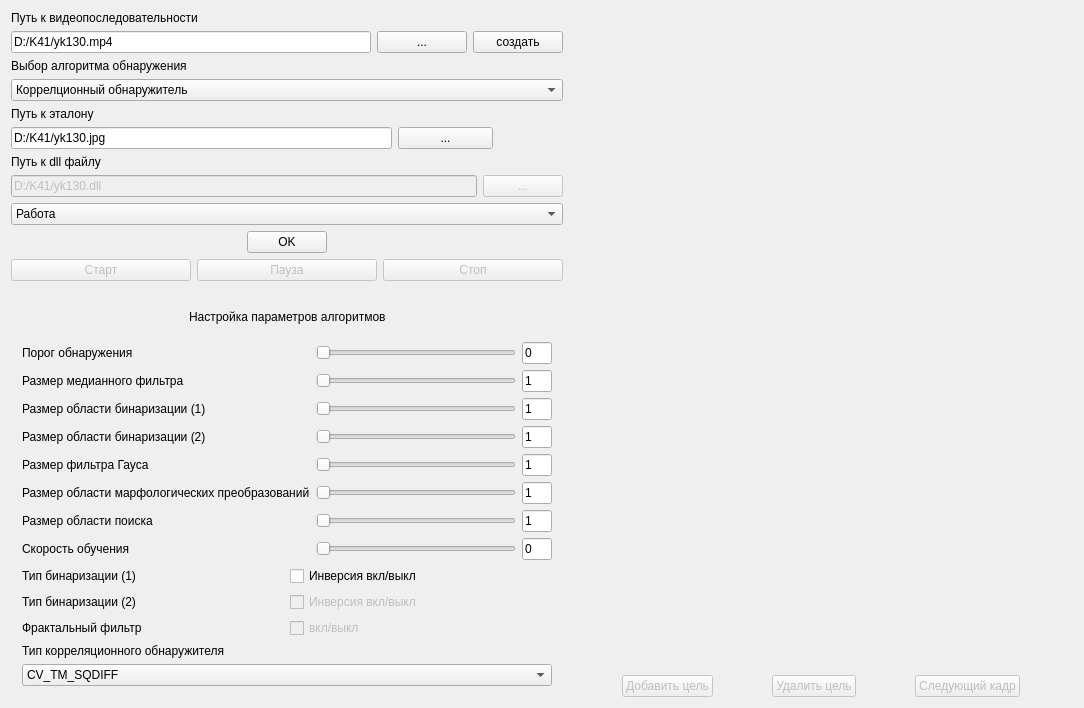
<?xml version="1.0" encoding="UTF-8"?>
<ui version="4.0">
 <class>QtAlgoritmAnalisClass</class>
 <widget class="QWidget" name="QtAlgoritmAnalisClass">
  <property name="geometry">
   <rect>
    <x>0</x>
    <y>0</y>
    <width>1084</width>
    <height>708</height>
   </rect>
  </property>
  <property name="windowTitle">
   <string>Исследовательский инструментарий</string>
  </property>
  <layout class="QHBoxLayout" name="horizontalLayout_10" stretch="0,1">
   <item>
    <layout class="QVBoxLayout" name="verticalLayout_8">
     <item>
      <layout class="QVBoxLayout" name="verticalLayout_3">
       <item>
        <widget class="QLabel" name="label">
         <property name="text">
          <string>Путь к видеопоследовательности</string>
         </property>
        </widget>
       </item>
       <item>
        <layout class="QHBoxLayout" name="horizontalLayout">
         <item>
          <widget class="QLineEdit" name="lineEdit_videoName">
           <property name="sizePolicy">
            <sizepolicy hsizetype="Expanding" vsizetype="Fixed">
             <horstretch>4</horstretch>
             <verstretch>0</verstretch>
            </sizepolicy>
           </property>
           <property name="text">
            <string>D:/K41/yk130.mp4</string>
           </property>
          </widget>
         </item>
         <item>
          <widget class="QPushButton" name="pushButton_toVideo">
           <property name="sizePolicy">
            <sizepolicy hsizetype="Minimum" vsizetype="Fixed">
             <horstretch>1</horstretch>
             <verstretch>0</verstretch>
            </sizepolicy>
           </property>
           <property name="text">
            <string>...</string>
           </property>
          </widget>
         </item>
         <item>
          <widget class="QPushButton" name="PB_createNewVideo">
           <property name="sizePolicy">
            <sizepolicy hsizetype="Minimum" vsizetype="Fixed">
             <horstretch>1</horstretch>
             <verstretch>0</verstretch>
            </sizepolicy>
           </property>
           <property name="text">
            <string>создать</string>
           </property>
          </widget>
         </item>
        </layout>
       </item>
       <item>
        <widget class="QLabel" name="label_2">
         <property name="text">
          <string>Выбор алгоритма обнаружения</string>
         </property>
        </widget>
       </item>
       <item>
        <widget class="QComboBox" name="comboBox_processingType">
         <property name="acceptDrops">
          <bool>true</bool>
         </property>
         <item>
          <property name="text">
           <string>Коррелционный обнаружитель</string>
          </property>
         </item>
         <item>
          <property name="text">
           <string>Алгоритм локальных гистограмм</string>
          </property>
         </item>
         <item>
          <property name="text">
           <string>Алгоритм вычитания фона</string>
          </property>
         </item>
         <item>
          <property name="text">
           <string>Алгоритм обнаружения в условиях априорной неопределённости</string>
          </property>
         </item>
         <item>
          <property name="text">
           <string>dll файл</string>
          </property>
         </item>
        </widget>
       </item>
       <item>
        <widget class="QLabel" name="label_3">
         <property name="text">
          <string>Путь к эталону</string>
         </property>
        </widget>
       </item>
       <item>
        <layout class="QHBoxLayout" name="horizontalLayout_2">
         <item>
          <widget class="QLineEdit" name="lineEdit_masterFileName">
           <property name="sizePolicy">
            <sizepolicy hsizetype="Expanding" vsizetype="Fixed">
             <horstretch>4</horstretch>
             <verstretch>0</verstretch>
            </sizepolicy>
           </property>
           <property name="text">
            <string>D:/K41/yk130.jpg</string>
           </property>
          </widget>
         </item>
         <item>
          <widget class="QPushButton" name="pushButton_toMasterFile">
           <property name="enabled">
            <bool>true</bool>
           </property>
           <property name="sizePolicy">
            <sizepolicy hsizetype="Minimum" vsizetype="Fixed">
             <horstretch>1</horstretch>
             <verstretch>0</verstretch>
            </sizepolicy>
           </property>
           <property name="text">
            <string>...</string>
           </property>
          </widget>
         </item>
         <item>
          <spacer name="horizontalSpacer_5">
           <property name="orientation">
            <enum>Qt::Horizontal</enum>
           </property>
           <property name="sizeType">
            <enum>QSizePolicy::Preferred</enum>
           </property>
           <property name="sizeHint" stdset="0">
            <size>
             <width>70</width>
             <height>20</height>
            </size>
           </property>
          </spacer>
         </item>
        </layout>
       </item>
       <item>
        <widget class="QLabel" name="label_17">
         <property name="text">
          <string>Путь к dll файлу</string>
         </property>
        </widget>
       </item>
       <item>
        <layout class="QHBoxLayout" name="horizontalLayout_3">
         <item>
          <widget class="QLineEdit" name="lineEdit_dllFile">
           <property name="enabled">
            <bool>false</bool>
           </property>
           <property name="text">
            <string>D:/K41/yk130.dll</string>
           </property>
          </widget>
         </item>
         <item>
          <widget class="QPushButton" name="pushButton_toDllFile">
           <property name="enabled">
            <bool>false</bool>
           </property>
           <property name="text">
            <string>...</string>
           </property>
          </widget>
         </item>
        </layout>
       </item>
       <item>
        <widget class="QComboBox" name="comboBox_workType">
         <property name="sizePolicy">
          <sizepolicy hsizetype="Preferred" vsizetype="Fixed">
           <horstretch>0</horstretch>
           <verstretch>0</verstretch>
          </sizepolicy>
         </property>
         <item>
          <property name="text">
           <string>Работа</string>
          </property>
         </item>
         <item>
          <property name="text">
           <string>Анализ работы алгоритма</string>
          </property>
         </item>
        </widget>
       </item>
       <item>
        <layout class="QVBoxLayout" name="verticalLayout">
         <item>
          <layout class="QHBoxLayout" name="horizontalLayout_5">
           <item>
            <spacer name="horizontalSpacer">
             <property name="orientation">
              <enum>Qt::Horizontal</enum>
             </property>
             <property name="sizeHint" stdset="0">
              <size>
               <width>40</width>
               <height>20</height>
              </size>
             </property>
            </spacer>
           </item>
           <item>
            <widget class="QPushButton" name="PB_ok">
             <property name="sizePolicy">
              <sizepolicy hsizetype="Minimum" vsizetype="Fixed">
               <horstretch>0</horstretch>
               <verstretch>0</verstretch>
              </sizepolicy>
             </property>
             <property name="text">
              <string>OK</string>
             </property>
            </widget>
           </item>
           <item>
            <spacer name="horizontalSpacer_2">
             <property name="orientation">
              <enum>Qt::Horizontal</enum>
             </property>
             <property name="sizeHint" stdset="0">
              <size>
               <width>40</width>
               <height>20</height>
              </size>
             </property>
            </spacer>
           </item>
          </layout>
         </item>
         <item>
          <layout class="QHBoxLayout" name="horizontalLayout_4">
           <item>
            <widget class="QPushButton" name="PB_start">
             <property name="enabled">
              <bool>false</bool>
             </property>
             <property name="sizePolicy">
              <sizepolicy hsizetype="Minimum" vsizetype="Fixed">
               <horstretch>1</horstretch>
               <verstretch>0</verstretch>
              </sizepolicy>
             </property>
             <property name="text">
              <string>Старт</string>
             </property>
            </widget>
           </item>
           <item>
            <widget class="QPushButton" name="pushButton_Pause">
             <property name="enabled">
              <bool>false</bool>
             </property>
             <property name="sizePolicy">
              <sizepolicy hsizetype="Minimum" vsizetype="Fixed">
               <horstretch>1</horstretch>
               <verstretch>0</verstretch>
              </sizepolicy>
             </property>
             <property name="text">
              <string>Пауза</string>
             </property>
            </widget>
           </item>
           <item>
            <widget class="QPushButton" name="pushButton_Stop">
             <property name="enabled">
              <bool>false</bool>
             </property>
             <property name="sizePolicy">
              <sizepolicy hsizetype="Minimum" vsizetype="Fixed">
               <horstretch>1</horstretch>
               <verstretch>0</verstretch>
              </sizepolicy>
             </property>
             <property name="text">
              <string>Стоп</string>
             </property>
            </widget>
           </item>
          </layout>
         </item>
        </layout>
       </item>
      </layout>
     </item>
     <item>
      <widget class="QStackedWidget" name="stackedWidget_algoritmParams">
       <property name="currentIndex">
        <number>0</number>
       </property>
       <widget class="QWidget" name="page_builtInAlgoritms">
        <layout class="QVBoxLayout" name="verticalLayout_6">
         <item>
          <layout class="QVBoxLayout" name="verticalLayout_4">
           <item>
            <layout class="QHBoxLayout" name="horizontalLayout_6">
             <item>
              <spacer name="horizontalSpacer_3">
               <property name="orientation">
                <enum>Qt::Horizontal</enum>
               </property>
               <property name="sizeHint" stdset="0">
                <size>
                 <width>40</width>
                 <height>20</height>
                </size>
               </property>
              </spacer>
             </item>
             <item>
              <widget class="QLabel" name="label_4">
               <property name="text">
                <string>Настройка параметров алгоритмов</string>
               </property>
              </widget>
             </item>
             <item>
              <spacer name="horizontalSpacer_4">
               <property name="orientation">
                <enum>Qt::Horizontal</enum>
               </property>
               <property name="sizeHint" stdset="0">
                <size>
                 <width>40</width>
                 <height>20</height>
                </size>
               </property>
              </spacer>
             </item>
            </layout>
           </item>
           <item>
            <layout class="QGridLayout" name="gridLayout">
             <item row="6" column="0">
              <widget class="QLabel" name="label_13">
               <property name="text">
                <string>Размер области поиска</string>
               </property>
              </widget>
             </item>
             <item row="0" column="2">
              <widget class="QLineEdit" name="lineEdit_thresh">
               <property name="sizePolicy">
                <sizepolicy hsizetype="Fixed" vsizetype="Fixed">
                 <horstretch>0</horstretch>
                 <verstretch>0</verstretch>
                </sizepolicy>
               </property>
               <property name="minimumSize">
                <size>
                 <width>30</width>
                 <height>0</height>
                </size>
               </property>
               <property name="maximumSize">
                <size>
                 <width>30</width>
                 <height>16777215</height>
                </size>
               </property>
               <property name="text">
                <string>0</string>
               </property>
              </widget>
             </item>
             <item row="2" column="1">
              <widget class="QSlider" name="horizontalSlider_Bin_1">
               <property name="enabled">
                <bool>false</bool>
               </property>
               <property name="minimumSize">
                <size>
                 <width>200</width>
                 <height>0</height>
                </size>
               </property>
               <property name="orientation">
                <enum>Qt::Horizontal</enum>
               </property>
              </widget>
             </item>
             <item row="7" column="2">
              <widget class="QLineEdit" name="lineEdit_learnSpeed">
               <property name="sizePolicy">
                <sizepolicy hsizetype="Fixed" vsizetype="Fixed">
                 <horstretch>0</horstretch>
                 <verstretch>0</verstretch>
                </sizepolicy>
               </property>
               <property name="minimumSize">
                <size>
                 <width>30</width>
                 <height>0</height>
                </size>
               </property>
               <property name="maximumSize">
                <size>
                 <width>30</width>
                 <height>16777215</height>
                </size>
               </property>
               <property name="text">
                <string>0</string>
               </property>
              </widget>
             </item>
             <item row="7" column="0">
              <widget class="QLabel" name="label_14">
               <property name="text">
                <string>Скорость обучения</string>
               </property>
              </widget>
             </item>
             <item row="3" column="0">
              <widget class="QLabel" name="label_8">
               <property name="text">
                <string>Размер области бинаризации (2)</string>
               </property>
              </widget>
             </item>
             <item row="3" column="2">
              <widget class="QLineEdit" name="lineEdit_Bin_2">
               <property name="sizePolicy">
                <sizepolicy hsizetype="Fixed" vsizetype="Fixed">
                 <horstretch>0</horstretch>
                 <verstretch>0</verstretch>
                </sizepolicy>
               </property>
               <property name="minimumSize">
                <size>
                 <width>30</width>
                 <height>0</height>
                </size>
               </property>
               <property name="maximumSize">
                <size>
                 <width>30</width>
                 <height>16777215</height>
                </size>
               </property>
               <property name="text">
                <string>1</string>
               </property>
              </widget>
             </item>
             <item row="0" column="0">
              <widget class="QLabel" name="label_5">
               <property name="text">
                <string>Порог обнаружения</string>
               </property>
              </widget>
             </item>
             <item row="4" column="2">
              <widget class="QLineEdit" name="lineEdit_GausBlur_1">
               <property name="sizePolicy">
                <sizepolicy hsizetype="Fixed" vsizetype="Fixed">
                 <horstretch>0</horstretch>
                 <verstretch>0</verstretch>
                </sizepolicy>
               </property>
               <property name="minimumSize">
                <size>
                 <width>30</width>
                 <height>0</height>
                </size>
               </property>
               <property name="maximumSize">
                <size>
                 <width>30</width>
                 <height>16777215</height>
                </size>
               </property>
               <property name="text">
                <string>1</string>
               </property>
              </widget>
             </item>
             <item row="5" column="0">
              <widget class="QLabel" name="label_10">
               <property name="text">
                <string>Размер области марфологических преобразований</string>
               </property>
              </widget>
             </item>
             <item row="6" column="1">
              <widget class="QSlider" name="horizontalSlider_rectSize">
               <property name="enabled">
                <bool>true</bool>
               </property>
               <property name="minimumSize">
                <size>
                 <width>200</width>
                 <height>0</height>
                </size>
               </property>
               <property name="orientation">
                <enum>Qt::Horizontal</enum>
               </property>
              </widget>
             </item>
             <item row="1" column="1">
              <widget class="QSlider" name="horizontalSlider_medianBlur_1">
               <property name="minimumSize">
                <size>
                 <width>200</width>
                 <height>0</height>
                </size>
               </property>
               <property name="orientation">
                <enum>Qt::Horizontal</enum>
               </property>
              </widget>
             </item>
             <item row="6" column="2">
              <widget class="QLineEdit" name="lineEdit__rectSize">
               <property name="minimumSize">
                <size>
                 <width>30</width>
                 <height>0</height>
                </size>
               </property>
               <property name="maximumSize">
                <size>
                 <width>30</width>
                 <height>16777215</height>
                </size>
               </property>
               <property name="text">
                <string>1</string>
               </property>
              </widget>
             </item>
             <item row="0" column="1">
              <widget class="QSlider" name="horizontalSlider_thresh">
               <property name="enabled">
                <bool>true</bool>
               </property>
               <property name="sizePolicy">
                <sizepolicy hsizetype="Expanding" vsizetype="Fixed">
                 <horstretch>0</horstretch>
                 <verstretch>0</verstretch>
                </sizepolicy>
               </property>
               <property name="minimumSize">
                <size>
                 <width>200</width>
                 <height>0</height>
                </size>
               </property>
               <property name="orientation">
                <enum>Qt::Horizontal</enum>
               </property>
              </widget>
             </item>
             <item row="5" column="1">
              <widget class="QSlider" name="horizontalSlider_Morfolo_1">
               <property name="enabled">
                <bool>false</bool>
               </property>
               <property name="minimumSize">
                <size>
                 <width>200</width>
                 <height>0</height>
                </size>
               </property>
               <property name="orientation">
                <enum>Qt::Horizontal</enum>
               </property>
              </widget>
             </item>
             <item row="1" column="0">
              <widget class="QLabel" name="label_6">
               <property name="text">
                <string>Размер медианного фильтра</string>
               </property>
              </widget>
             </item>
             <item row="3" column="1">
              <widget class="QSlider" name="horizontalSlider_Bin_2">
               <property name="enabled">
                <bool>false</bool>
               </property>
               <property name="minimumSize">
                <size>
                 <width>200</width>
                 <height>0</height>
                </size>
               </property>
               <property name="orientation">
                <enum>Qt::Horizontal</enum>
               </property>
              </widget>
             </item>
             <item row="2" column="2">
              <widget class="QLineEdit" name="lineEdit_Bin_1">
               <property name="sizePolicy">
                <sizepolicy hsizetype="Fixed" vsizetype="Fixed">
                 <horstretch>0</horstretch>
                 <verstretch>0</verstretch>
                </sizepolicy>
               </property>
               <property name="minimumSize">
                <size>
                 <width>30</width>
                 <height>0</height>
                </size>
               </property>
               <property name="maximumSize">
                <size>
                 <width>30</width>
                 <height>16777215</height>
                </size>
               </property>
               <property name="text">
                <string>1</string>
               </property>
              </widget>
             </item>
             <item row="1" column="2">
              <widget class="QLineEdit" name="lineEdit_medianBlur_1">
               <property name="sizePolicy">
                <sizepolicy hsizetype="Fixed" vsizetype="Fixed">
                 <horstretch>0</horstretch>
                 <verstretch>0</verstretch>
                </sizepolicy>
               </property>
               <property name="minimumSize">
                <size>
                 <width>30</width>
                 <height>0</height>
                </size>
               </property>
               <property name="maximumSize">
                <size>
                 <width>30</width>
                 <height>16777215</height>
                </size>
               </property>
               <property name="text">
                <string>1</string>
               </property>
              </widget>
             </item>
             <item row="2" column="0">
              <widget class="QLabel" name="label_7">
               <property name="text">
                <string>Размер области бинаризации (1)</string>
               </property>
              </widget>
             </item>
             <item row="4" column="1">
              <widget class="QSlider" name="horizontalSlider_GausBlur_1">
               <property name="enabled">
                <bool>false</bool>
               </property>
               <property name="minimumSize">
                <size>
                 <width>200</width>
                 <height>0</height>
                </size>
               </property>
               <property name="orientation">
                <enum>Qt::Horizontal</enum>
               </property>
              </widget>
             </item>
             <item row="5" column="2">
              <widget class="QLineEdit" name="lineEdit_Morfolo_1">
               <property name="sizePolicy">
                <sizepolicy hsizetype="Fixed" vsizetype="Fixed">
                 <horstretch>0</horstretch>
                 <verstretch>0</verstretch>
                </sizepolicy>
               </property>
               <property name="minimumSize">
                <size>
                 <width>30</width>
                 <height>0</height>
                </size>
               </property>
               <property name="maximumSize">
                <size>
                 <width>30</width>
                 <height>16777215</height>
                </size>
               </property>
               <property name="text">
                <string>1</string>
               </property>
              </widget>
             </item>
             <item row="7" column="1">
              <widget class="QSlider" name="horizontalSlider_learnSpeed">
               <property name="enabled">
                <bool>false</bool>
               </property>
               <property name="minimumSize">
                <size>
                 <width>200</width>
                 <height>0</height>
                </size>
               </property>
               <property name="orientation">
                <enum>Qt::Horizontal</enum>
               </property>
              </widget>
             </item>
             <item row="4" column="0">
              <widget class="QLabel" name="label_9">
               <property name="text">
                <string>Размер фильтра Гауса</string>
               </property>
              </widget>
             </item>
            </layout>
           </item>
           <item>
            <layout class="QGridLayout" name="gridLayout_2">
             <item row="0" column="0">
              <widget class="QLabel" name="label_11">
               <property name="text">
                <string>Тип бинаризации (1)</string>
               </property>
              </widget>
             </item>
             <item row="0" column="1">
              <widget class="QCheckBox" name="checkBox_bin_1">
               <property name="enabled">
                <bool>true</bool>
               </property>
               <property name="text">
                <string>Инверсия вкл/выкл</string>
               </property>
              </widget>
             </item>
             <item row="1" column="0">
              <widget class="QLabel" name="label_12">
               <property name="text">
                <string>Тип бинаризации (2)</string>
               </property>
              </widget>
             </item>
             <item row="1" column="1">
              <widget class="QCheckBox" name="checkBox_bin_2">
               <property name="enabled">
                <bool>false</bool>
               </property>
               <property name="text">
                <string>Инверсия вкл/выкл</string>
               </property>
              </widget>
             </item>
             <item row="2" column="0">
              <widget class="QLabel" name="label_16">
               <property name="text">
                <string>Фрактальный фильтр</string>
               </property>
              </widget>
             </item>
             <item row="2" column="1">
              <widget class="QCheckBox" name="checkBox_fractal">
               <property name="enabled">
                <bool>false</bool>
               </property>
               <property name="text">
                <string>вкл/выкл</string>
               </property>
              </widget>
             </item>
            </layout>
           </item>
           <item>
            <layout class="QVBoxLayout" name="verticalLayout_2">
             <item>
              <widget class="QLabel" name="label_15">
               <property name="sizePolicy">
                <sizepolicy hsizetype="Ignored" vsizetype="Preferred">
                 <horstretch>0</horstretch>
                 <verstretch>0</verstretch>
                </sizepolicy>
               </property>
               <property name="text">
                <string>Тип корреляционного обнаружителя</string>
               </property>
              </widget>
             </item>
             <item>
              <widget class="QComboBox" name="comboBox_3">
               <item>
                <property name="text">
                 <string>CV_TM_SQDIFF</string>
                </property>
               </item>
               <item>
                <property name="text">
                 <string>CV_TM_SQDIFF_NORMED</string>
                </property>
               </item>
               <item>
                <property name="text">
                 <string>CV_TM_CCORR</string>
                </property>
               </item>
               <item>
                <property name="text">
                 <string>CV_TM_CCORR_NORMED</string>
                </property>
               </item>
               <item>
                <property name="text">
                 <string>CV_TM_CCOEFF</string>
                </property>
               </item>
               <item>
                <property name="text">
                 <string>CV_TM_CCOEFF_NORMED</string>
                </property>
               </item>
              </widget>
             </item>
            </layout>
           </item>
          </layout>
         </item>
        </layout>
       </widget>
       <widget class="QWidget" name="page_loadAlgoritm">
        <layout class="QVBoxLayout" name="verticalLayout_7">
         <item>
          <layout class="QHBoxLayout" name="horizontalLayout_8">
           <item>
            <spacer name="horizontalSpacer_11">
             <property name="orientation">
              <enum>Qt::Horizontal</enum>
             </property>
             <property name="sizeHint" stdset="0">
              <size>
               <width>40</width>
               <height>20</height>
              </size>
             </property>
            </spacer>
           </item>
           <item>
            <widget class="QLabel" name="label_18">
             <property name="text">
              <string>Настройка параметров алгоритмов</string>
             </property>
            </widget>
           </item>
           <item>
            <spacer name="horizontalSpacer_10">
             <property name="orientation">
              <enum>Qt::Horizontal</enum>
             </property>
             <property name="sizeHint" stdset="0">
              <size>
               <width>40</width>
               <height>20</height>
              </size>
             </property>
            </spacer>
           </item>
          </layout>
         </item>
         <item>
          <layout class="QHBoxLayout" name="horizontalLayout_9">
           <item>
            <widget class="QLineEdit" name="lineEdit_algoritmParams">
             <property name="sizePolicy">
              <sizepolicy hsizetype="Expanding" vsizetype="Fixed">
               <horstretch>4</horstretch>
               <verstretch>0</verstretch>
              </sizepolicy>
             </property>
            </widget>
           </item>
           <item>
            <widget class="QPushButton" name="PB_setFileWithAlgoritmParams">
             <property name="sizePolicy">
              <sizepolicy hsizetype="Minimum" vsizetype="Fixed">
               <horstretch>1</horstretch>
               <verstretch>0</verstretch>
              </sizepolicy>
             </property>
             <property name="text">
              <string>...</string>
             </property>
            </widget>
           </item>
           <item>
            <spacer name="horizontalSpacer_12">
             <property name="orientation">
              <enum>Qt::Horizontal</enum>
             </property>
             <property name="sizeHint" stdset="0">
              <size>
               <width>40</width>
               <height>20</height>
              </size>
             </property>
            </spacer>
           </item>
          </layout>
         </item>
         <item>
          <spacer name="verticalSpacer">
           <property name="orientation">
            <enum>Qt::Vertical</enum>
           </property>
           <property name="sizeHint" stdset="0">
            <size>
             <width>20</width>
             <height>306</height>
            </size>
           </property>
          </spacer>
         </item>
        </layout>
       </widget>
      </widget>
     </item>
    </layout>
   </item>
   <item>
    <layout class="QVBoxLayout" name="verticalLayout_5">
     <item>
      <widget class="QtGuiDisplay" name="widgetDisplayVideo" native="true">
       <property name="sizePolicy">
        <sizepolicy hsizetype="Expanding" vsizetype="Expanding">
         <horstretch>0</horstretch>
         <verstretch>0</verstretch>
        </sizepolicy>
       </property>
      </widget>
     </item>
     <item>
      <layout class="QHBoxLayout" name="horizontalLayout_7">
       <item>
        <spacer name="horizontalSpacer_7">
         <property name="orientation">
          <enum>Qt::Horizontal</enum>
         </property>
         <property name="sizeHint" stdset="0">
          <size>
           <width>40</width>
           <height>20</height>
          </size>
         </property>
        </spacer>
       </item>
       <item>
        <widget class="QPushButton" name="PB_addRect">
         <property name="enabled">
          <bool>false</bool>
         </property>
         <property name="text">
          <string>Добавить цель</string>
         </property>
        </widget>
       </item>
       <item>
        <spacer name="horizontalSpacer_6">
         <property name="orientation">
          <enum>Qt::Horizontal</enum>
         </property>
         <property name="sizeHint" stdset="0">
          <size>
           <width>40</width>
           <height>20</height>
          </size>
         </property>
        </spacer>
       </item>
       <item>
        <widget class="QPushButton" name="PB_delRect">
         <property name="enabled">
          <bool>false</bool>
         </property>
         <property name="text">
          <string>Удалить цель</string>
         </property>
        </widget>
       </item>
       <item>
        <spacer name="horizontalSpacer_8">
         <property name="orientation">
          <enum>Qt::Horizontal</enum>
         </property>
         <property name="sizeHint" stdset="0">
          <size>
           <width>40</width>
           <height>20</height>
          </size>
         </property>
        </spacer>
       </item>
       <item>
        <widget class="QPushButton" name="PB_nextFrame">
         <property name="enabled">
          <bool>false</bool>
         </property>
         <property name="text">
          <string>Следующий кадр</string>
         </property>
        </widget>
       </item>
       <item>
        <spacer name="horizontalSpacer_9">
         <property name="orientation">
          <enum>Qt::Horizontal</enum>
         </property>
         <property name="sizeHint" stdset="0">
          <size>
           <width>40</width>
           <height>20</height>
          </size>
         </property>
        </spacer>
       </item>
      </layout>
     </item>
    </layout>
   </item>
  </layout>
 </widget>
 <layoutdefault spacing="6" margin="11"/>
 <customwidgets>
  <customwidget>
   <class>QtGuiDisplay</class>
   <extends>QWidget</extends>
   <header>qtguidisplay.h</header>
   <container>1</container>
  </customwidget>
 </customwidgets>
 <resources>
  <include location="QtAlgoritmAnalis.qrc"/>
 </resources>
 <connections/>
 <slots>
  <slot>slot_clean()</slot>
  <slot>slot1()</slot>
  <slot>slot_analis()</slot>
  <slot>slot_clean2()</slot>
  <slot>set_params()</slot>
  <slot>work_dete()</slot>
  <slot>work_Begin_dete()</slot>
  <slot>activ_params()</slot>
  <slot>closeEvent(QCloseEvent*)</slot>
  <slot>openVideo()</slot>
  <slot>openTempImg()</slot>
  <slot>slot_pause()</slot>
  <slot>slot_stop()</slot>
  <slot>slot_loadDll()</slot>
 </slots>
</ui>
